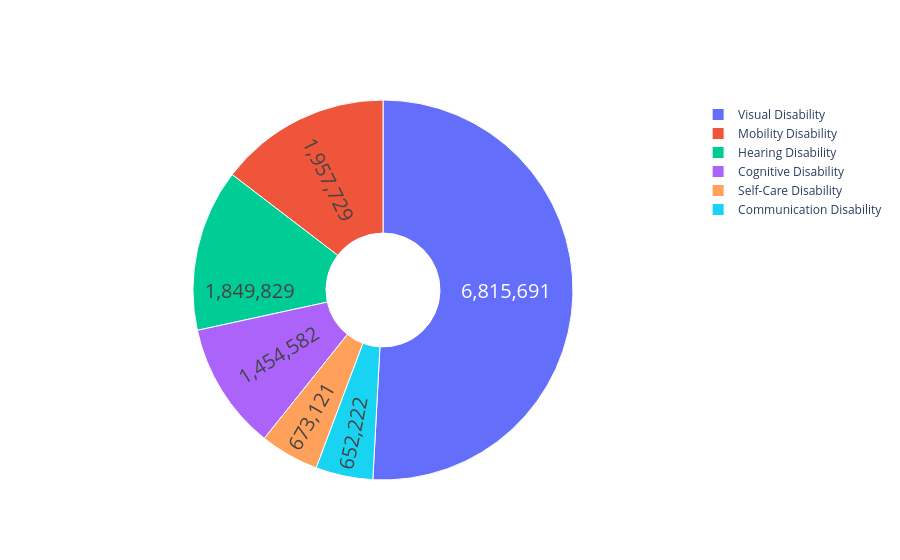

The cell this chart's notebook holds for it:
### Markdown cell above
## piechart

### Code cell
#put in visualization
px.pie(disability,values='Household Population 5 Years Old and Over with Functional Difficulty',names="Disability",
       title="Disability pie",color_discrete_sequence=px.colors.sequential.RdBu)
fig=go.Figure(data=[go.Pie(values=disability["Household Population 5 Years Old and Over with Functional Difficulty"],
                           labels=disability["Disability"],insidetextorientation='radial',hole=0.3)])

fig.update_traces(hoverinfo='label+percent', textinfo='value', textfont_size=20,
                  marker=dict(colors=disability["Disability"], line=dict(color='white',width=1)))
fig

### Figure 1 — Plotly figure (JSON) as saved in the notebook; plotly's stock layout.template omitted (floating-point values rounded to 4 significant figures; data arrays with more than 128 entries replaced by an {"elided": "..."} marker saying what was removed)
{"data": [{"hole": 0.3, "hoverinfo": "label+percent", "insidetextorientation": "radial", "labels": {"elided": "204 str values"}, "marker": {"colors": {"elided": "204 str values"}, "line": {"color": "white", "width": 1}}, "textfont": {"size": 20}, "textinfo": "value", "type": "pie", "values": {"elided": "204 int values"}}], "layout": {}}
